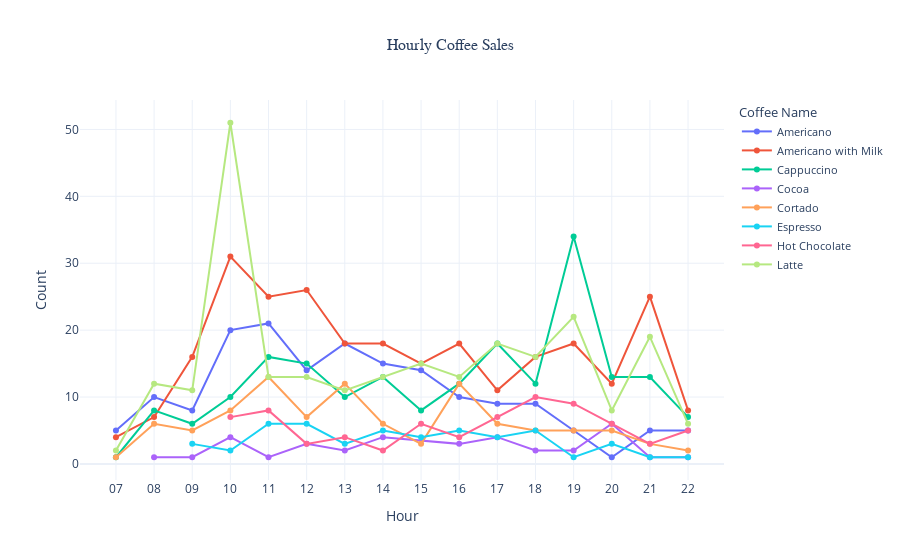

Here is the notebook cell this chart was saved with:
### Markdown cell above
### HOURLY SALES

### Code cell
# Q5: What are the hourly sales trends for each coffee type
def plot_hourly_sales(df):
    day_sales = df.groupby(['coffee_name', 'hour']).count()['date'].reset_index().rename(columns={'date': 'count'})

    fig = px.line(day_sales, x='hour', y='count', color='coffee_name', markers=True,
                  labels={'count': 'Count', 'hour': 'Hour', 'coffee_name': 'Coffee Name'},
                  title='Hourly Coffee Sales')

    fig.update_layout(title={'x': 0.5, 'xanchor': 'center', 'font': {'size': 16, 'family': 'Arial'}},
                      xaxis_title='Hour',
                      yaxis_title='Count',
                      legend_title='Coffee Name',
                      legend=dict(font=dict(size=11)),
                      template='plotly_white')

    fig.show()
    
plot_hourly_sales(df)

### Figure 1 — Plotly figure (JSON) as saved in the notebook; plotly's stock layout.template omitted (floating-point values rounded to 4 significant figures)
{"data": [{"hovertemplate": "Coffee Name=Americano<br>Hour=%{x}<br>Count=%{y}<extra></extra>", "legendgroup": "Americano", "line": {"color": "#636efa", "dash": "solid"}, "marker": {"symbol": "circle"}, "mode": "markers+lines", "name": "Americano", "orientation": "v", "showlegend": true, "type": "scatter", "x": ["07", "08", "09", "10", "11", "12", "13", "14", "15", "16", "17", "18", "19", "20", "21", "22"], "xaxis": "x", "y": [5, 10, 8, 20, 21, 14, 18, 15, 14, 10, 9, 9, 5, 1, 5, 5], "yaxis": "y"}, {"hovertemplate": "Coffee Name=Americano with Milk<br>Hour=%{x}<br>Count=%{y}<extra></extra>", "legendgroup": "Americano with Milk", "line": {"color": "#EF553B", "dash": "solid"}, "marker": {"symbol": "circle"}, "mode": "markers+lines", "name": "Americano with Milk", "orientation": "v", "showlegend": true, "type": "scatter", "x": ["07", "08", "09", "10", "11", "12", "13", "14", "15", "16", "17", "18", "19", "20", "21", "22"], "xaxis": "x", "y": [4, 7, 16, 31, 25, 26, 18, 18, 15, 18, 11, 16, 18, 12, 25, 8], "yaxis": "y"}, {"hovertemplate": "Coffee Name=Cappuccino<br>Hour=%{x}<br>Count=%{y}<extra></extra>", "legendgroup": "Cappuccino", "line": {"color": "#00cc96", "dash": "solid"}, "marker": {"symbol": "circle"}, "mode": "markers+lines", "name": "Cappuccino", "orientation": "v", "showlegend": true, "type": "scatter", "x": ["07", "08", "09", "10", "11", "12", "13", "14", "15", "16", "17", "18", "19", "20", "21", "22"], "xaxis": "x", "y": [1, 8, 6, 10, 16, 15, 10, 13, 8, 12, 18, 12, 34, 13, 13, 7], "yaxis": "y"}, {"hovertemplate": "Coffee Name=Cocoa<br>Hour=%{x}<br>Count=%{y}<extra></extra>", "legendgroup": "Cocoa", "line": {"color": "#ab63fa", "dash": "solid"}, "marker": {"symbol": "circle"}, "mode": "markers+lines", "name": "Cocoa", "orientation": "v", "showlegend": true, "type": "scatter", "x": ["08", "09", "10", "11", "12", "13", "14", "16", "17", "18", "19", "20", "21", "22"], "xaxis": "x", "y": [1, 1, 4, 1, 3, 2, 4, 3, 4, 2, 2, 6, 1, 1], "yaxis": "y"}, {"hovertemplate": "Coffee Name=Cortado<br>Hour=%{x}<br>Count=%{y}<extra></extra>", "legendgroup": "Cortado", "line": {"color": "#FFA15A", "dash": "solid"}, "marker": {"symbol": "circle"}, "mode": "markers+lines", "name": "Cortado", "orientation": "v", "showlegend": true, "type": "scatter", "x": ["07", "08", "09", "10", "11", "12", "13", "14", "15", "16", "17", "18", "19", "20", "21", "22"], "xaxis": "x", "y": [1, 6, 5, 8, 13, 7, 12, 6, 3, 12, 6, 5, 5, 5, 3, 2], "yaxis": "y"}, {"hovertemplate": "Coffee Name=Espresso<br>Hour=%{x}<br>Count=%{y}<extra></extra>", "legendgroup": "Espresso", "line": {"color": "#19d3f3", "dash": "solid"}, "marker": {"symbol": "circle"}, "mode": "markers+lines", "name": "Espresso", "orientation": "v", "showlegend": true, "type": "scatter", "x": ["09", "10", "11", "12", "13", "14", "15", "16", "17", "18", "19", "20", "21", "22"], "xaxis": "x", "y": [3, 2, 6, 6, 3, 5, 4, 5, 4, 5, 1, 3, 1, 1], "yaxis": "y"}, {"hovertemplate": "Coffee Name=Hot Chocolate<br>Hour=%{x}<br>Count=%{y}<extra></extra>", "legendgroup": "Hot Chocolate", "line": {"color": "#FF6692", "dash": "solid"}, "marker": {"symbol": "circle"}, "mode": "markers+lines", "name": "Hot Chocolate", "orientation": "v", "showlegend": true, "type": "scatter", "x": ["10", "11", "12", "13", "14", "15", "16", "17", "18", "19", "20", "21", "22"], "xaxis": "x", "y": [7, 8, 3, 4, 2, 6, 4, 7, 10, 9, 6, 3, 5], "yaxis": "y"}, {"hovertemplate": "Coffee Name=Latte<br>Hour=%{x}<br>Count=%{y}<extra></extra>", "legendgroup": "Latte", "line": {"color": "#B6E880", "dash": "solid"}, "marker": {"symbol": "circle"}, "mode": "markers+lines", "name": "Latte", "orientation": "v", "showlegend": true, "type": "scatter", "x": ["07", "08", "09", "10", "11", "12", "13", "14", "15", "16", "17", "18", "19", "20", "21", "22"], "xaxis": "x", "y": [2, 12, 11, 51, 13, 13, 11, 13, 15, 13, 18, 16, 22, 8, 19, 6], "yaxis": "y"}], "layout": {"legend": {"font": {"size": 11}, "title": {"text": "Coffee Name"}, "tracegroupgap": 0}, "title": {"font": {"family": "Arial", "size": 16}, "text": "Hourly Coffee Sales", "x": 0.5, "xanchor": "center"}, "xaxis": {"anchor": "y", "domain": [0, 1], "title": {"text": "Hour"}}, "yaxis": {"anchor": "x", "domain": [0, 1], "title": {"text": "Count"}}}}
